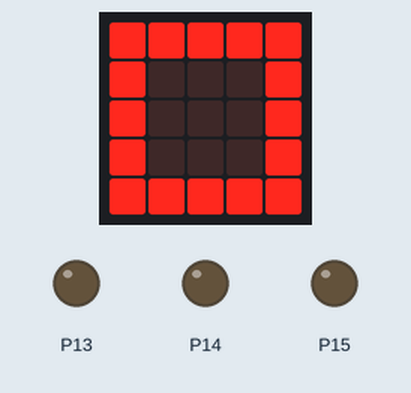
This program was run on a simulated BBC micro:bit (MakeCode). Parts: the board's 5×5 LED display, output pins drawn as LEDs (lit = HIGH). Pins used as bus, display or sensor lines are not drawn.

Above: at 0.7 s.
At 2.7 s:
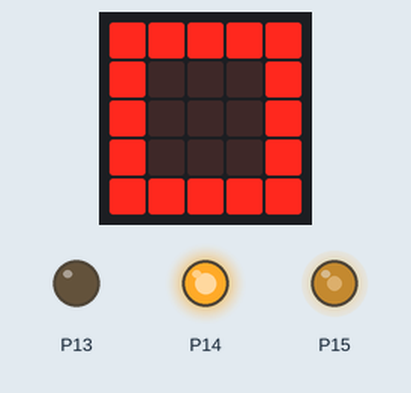
At 4.7 s:
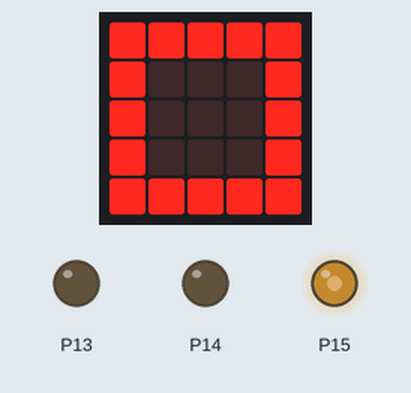
Timing chart, 0 to 126.4 s (numbered marks = the images above):
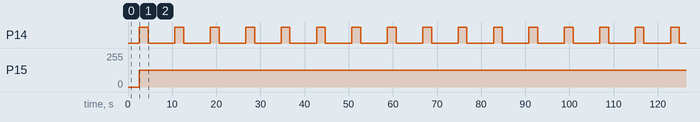

Measured:
- by itself, P14: alternates HIGH for 2.0 s and LOW for 6.0 s
- by itself, P15: 0/255 → 125/255 at 2.6 s

The program:

main.ts
```typescript
function 前に進む () {
    pins.digitalWritePin(DigitalPin.P13, 0)
    pins.digitalWritePin(DigitalPin.P14, 1)
    pins.analogWritePin(AnalogPin.P15, 503)
}
function 止まる () {
    pins.digitalWritePin(DigitalPin.P13, 0)
    pins.digitalWritePin(DigitalPin.P14, 0)
}
function 後ろに止まる () {
    pins.digitalWritePin(DigitalPin.P0, 1)
    pins.digitalWritePin(DigitalPin.P0, 0)
    pins.analogWritePin(AnalogPin.P15, 503)
}
basic.showIcon(IconNames.Square)
basic.forever(function () {
    止まる()
    basic.pause(2000)
    前に進む()
    basic.pause(2000)
    止まる()
    basic.pause(2000)
    後ろに止まる()
    basic.pause(2000)
})
```

test.ts
```typescript
// テストはここに来ます。このパッケージが拡張機能として使用されるときにはコンパイルされません。
```
